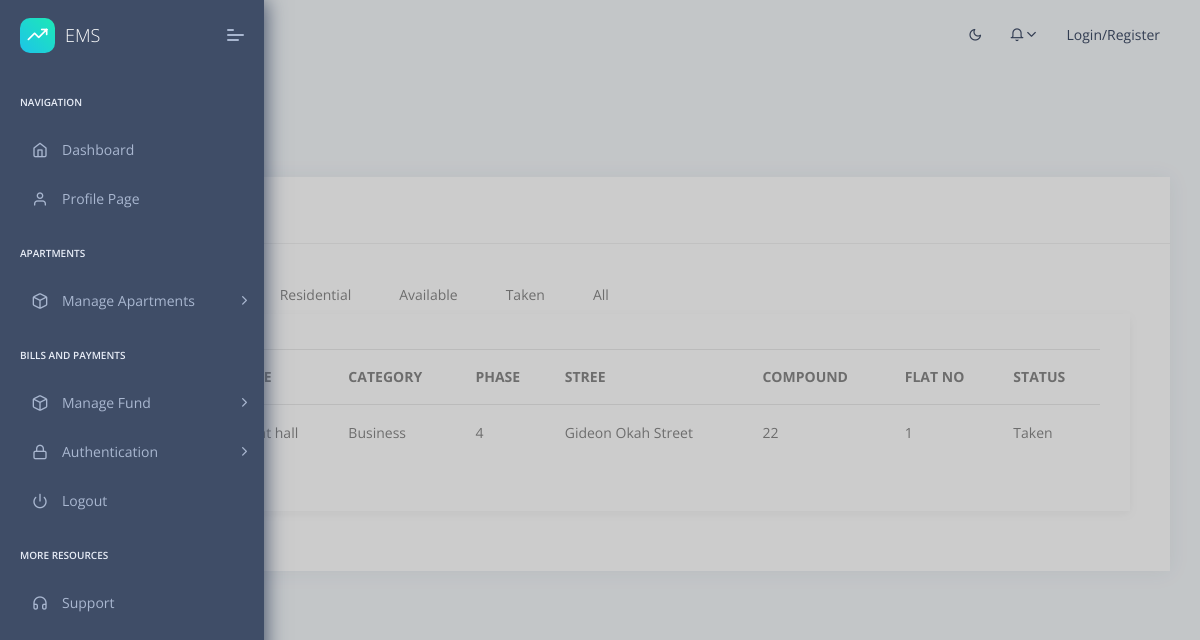
Page /apartment_list/ on the earlier database version.
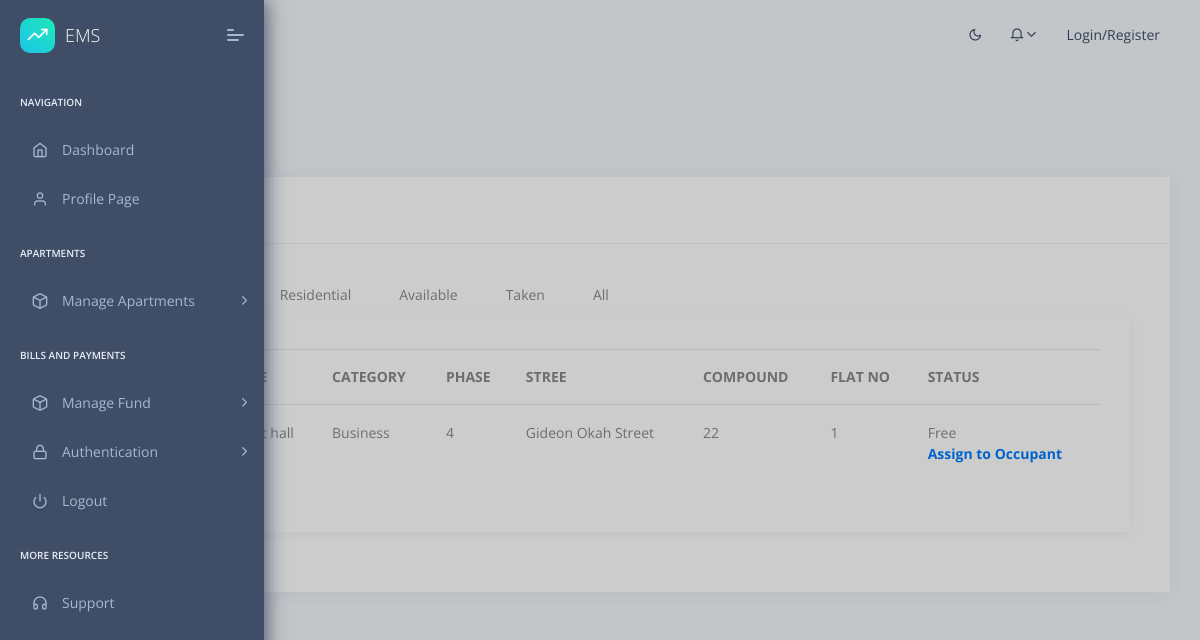
Same page on the later database version.
### apartments/models.py (models this page shows, shortened)
class Apartment(models.Model):
    apartment_category = models.CharField(max_length=15, choices=ApartmentCategory)
    apartment_type = models.ForeignKey(ApartmentType,on_delete=models.CASCADE)
    phase = models.IntegerField()
    street = models.ForeignKey(Street,on_delete=models.CASCADE)
    compound = models.CharField(max_length=100)
    flat_number = models.IntegerField()
    status = models.CharField(max_length=15, choices=ApartmentStatus,default='free')
    date_created = models.DateTimeField(auto_now_add=True)
    created_by = models.ForeignKey(User,on_delete=models.CASCADE)

class ApartmentType(models.Model):
    title = models.CharField(max_length=100, unique=True)
    description = models.TextField(blank=True,null=True)
    price = models.DecimalField(decimal_places=2, default='00.00', max_digits=20)
    date_created = models.DateTimeField(auto_now_add=True)
    created_by = models.ForeignKey(User,on_delete=models.CASCADE)

class Street(models.Model):
    title = models.CharField(max_length=225)
    date_created = models.DateTimeField(auto_now_add=True)
    created_by = models.ForeignKey(User,on_delete=models.CASCADE)

### apartments/views.py (the view)
# urls.py: path('apartment_list/',apartment_list_view,name='apartment_list'),
def apartment_list_view(request):
	apartments=Apartment.objects.all()
	residential_apartments = Apartment.objects.filter(apartment_category='residential')
	business_apartments = Apartment.objects.filter(apartment_category='business')
	available = Apartment.objects.filter(status='free')
	taken = Apartment.objects.filter(status='taken')
	context={'apartments':apartments,"residential_apartments":residential_apartments,
		"business_apartments":business_apartments,"available":available,"taken":taken}
	return render(request,'apartments/apartment_list.html',context)

### context_processors.py (called while the page is built)
def cfg_assets_root(request):
    return { 'ASSETS_ROOT' : settings.ASSETS_ROOT }

### templates/apartments/apartment_list.html (shortened to what the changed rows need)
{% extends "layouts/base.html" %}
{% block content %}
    <section class="pcoded-main-container">
        <div class="pcoded-wrapper">
            <div class="pcoded-content">
                <div class="pcoded-inner-content">
                    <div class="main-body">
                        <div class="page-wrapper">
                            <div class="row">
                                <div class="col-xl-12">
                                    <div class="card">
                                        <div class="card-block table-border-style">
                                            <div class="col-xl-12 col-md-12 m-b-30">
                                                <div class="tab-content" id="myTabContent">
                                                    <div class="tab-pane fade active show" id="business" role="tabpanel"
                                                            aria-labelledby="business-tab">
                                                        <table class="table table-hover">
                                                            {% include 'apartments/snippets/apartment_list_template.html' with instances=with instances=business_apartments %}
                                                        </table>
                                                    </div>
                                                </div>
                                            </div>
                                        </div>
                                    </div>
                                </div>
                            </div>
                        </div>
                    </div>
                </div>
            </div>
        </div>
    </section>
{% endblock content %}

### templates/apartments/snippets/apartment_list_template.html
        <thead>
            <tr>
                <th>#</th>
                <th>TITLE</th>
                <th>CATEGORY</th>
                <th>PHASE</th>
                <th>STREE</th>
                <th>COMPOUND</th>
                <th>FLAT NO</th>
                <th>STATUS</th>
            </tr>
        </thead>
        <tbody>
            {% for instance in instances %}
            <tr>
                <td>{{ forloop.counter }}</td>
                <td>{{instance.apartment_type.title}}</td>
                <td>{{instance.apartment_category|capfirst}}</td>
                <td>{{instance.phase}}</td>
                <td>{{instance.street.title}}</td>
                <td>{{instance.compound}}</td>
                <td>{{instance.flat_number}}</td>
                <td>
                    {{instance.status|capfirst}}
                    {% if instance.status == 'free' %} <br>
                        <a href="{% url 'add_occupant' instance.id %}"><b>Assign to Occupant</b></a>
                    {% endif %}
                </td>
            </tr>
            {% endfor %}
        </tbody>

Differences in the rows shown:
changed Apartment "Business": status "Taken" → "Free"; now shows "Assign to Occupant"
